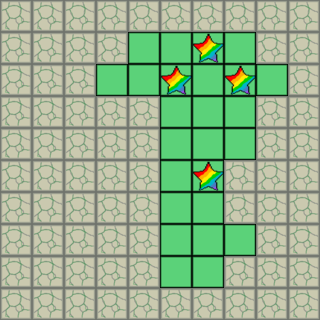

Below is a game level as drawn by its tile map, then a one-line description and the .tmx file that defines it, in full:
An orthogonal 10x10 tile map with 32x32 px tiles, 3 tile layers (Floor, Wall, Checkpoint), 5 tilesets and 5 objects (4x Box, Player).

<map version="1.10" tiledversion="1.11.2" orientation="orthogonal" renderorder="right-down" width="10" height="10" tilewidth="32" tileheight="32" infinite="0" nextlayerid="11" nextobjectid="6"><tileset firstgid="1" source="grass.tsx" /><tileset firstgid="7" source="wall.tsx" /><tileset firstgid="8" source="charactor.tsx" /><tileset firstgid="9" source="box.tsx" /><tileset firstgid="10" source="star.tsx" /><layer id="1" name="Floor" width="10" height="10"><data encoding="csv">0,0,0,0,0,0,0,0,0,0,
0,0,0,0,1,1,1,1,0,0,
0,0,0,1,1,1,1,1,1,0,
0,0,0,0,0,1,1,1,0,0,
0,0,0,0,0,1,1,1,0,0,
0,0,0,0,0,1,1,0,0,0,
0,0,0,0,0,1,1,0,0,0,
0,0,0,0,0,1,1,1,0,0,
0,0,0,0,0,1,1,0,0,0,
0,0,0,0,0,0,0,0,0,0</data></layer><layer id="2" name="Wall" width="10" height="10"><data encoding="csv">7,7,7,7,7,7,7,7,7,7,
7,7,7,7,0,0,0,0,7,7,
7,7,7,0,0,0,0,0,0,7,
7,7,7,7,7,0,0,0,7,7,
7,7,7,7,7,0,0,0,7,7,
7,7,7,7,7,0,0,7,7,7,
7,7,7,7,7,0,0,7,7,7,
7,7,7,7,7,0,0,0,7,7,
7,7,7,7,7,0,0,7,7,7,
7,7,7,7,7,7,7,7,7,7</data></layer><layer id="10" name="Checkpoint" width="10" height="10"><data encoding="csv">0,0,0,0,0,0,0,0,0,0,
0,0,0,0,0,0,10,0,0,0,
0,0,0,0,0,10,0,10,0,0,
0,0,0,0,0,0,0,0,0,0,
0,0,0,0,0,0,0,0,0,0,
0,0,0,0,0,0,10,0,0,0,
0,0,0,0,0,0,0,0,0,0,
0,0,0,0,0,0,0,0,0,0,
0,0,0,0,0,0,0,0,0,0,
0,0,0,0,0,0,0,0,0,0</data></layer><objectgroup id="8" name="Player"><object id="5" name="Player" gid="8" x="224" y="256" width="32" height="32" /></objectgroup><objectgroup id="9" name="Box"><object id="1" name="Box" gid="9" x="192" y="160" width="32" height="32" /><object id="2" name="Box" gid="9" x="160" y="192" width="32" height="32" /><object id="3" name="Box" gid="9" x="192" y="224" width="32" height="32" /><object id="4" name="Box" gid="9" x="192" y="256" width="32" height="32" /></objectgroup></map>
